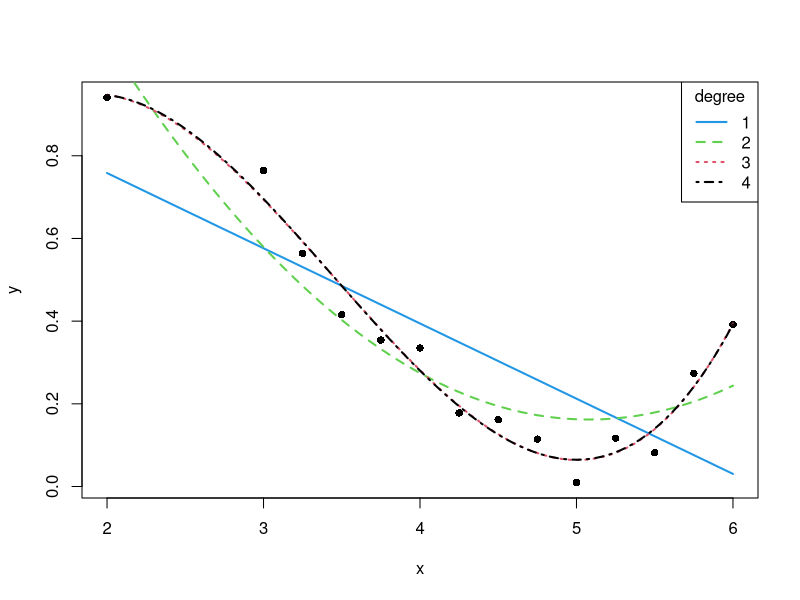
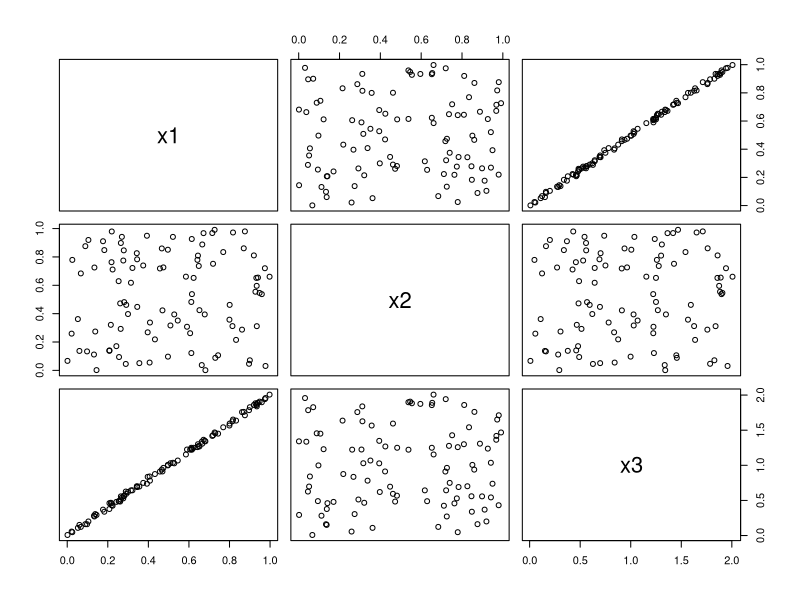

Reproduce these figures in R, in order.
## ---- chunk 1
require(knitr)
pdf_doc <- knitr::is_latex_output()
if (pdf_doc) {opts_chunk$set(echo=FALSE, fig.align="center", out.width="70%")} else {opts_chunk$set(echo=TRUE)}
## ---- chunk 2
# Load and plot data 
poldata <- read.csv("../data/poldata.csv")
plot(y ~ x, data=poldata, pch=16)
# Fit the four polynomial models
m1 <- lm(y ~ x,                            data=poldata) #Linear model
m2 <- lm(y ~ x + I(x^2),                   data=poldata) #Quadratic model
m3 <- lm(y ~ x + I(x^2) + I(x^3),          data=poldata) #Cubic model
m4 <- lm(y ~ x + I(x^2) + I(x^3) + I(x^4), data=poldata) #Quartic model

# Vector of x values at which to compute  predicted y value
ax <- seq(from=2, to=6, length=101)
# Assign fitted models to a list
mlist <- list(m1, m2, m3, m4)
# Loop over list of models
for (i in seq_along(mlist)) {
    # Compute fitted values
    p <- predict(mlist[[i]], newdata=list(x=ax))
    # Plot smooth line through fitted values
    lines(ax, p, col=5-i, lwd=2, lty=i)
}
# Add a legend
legend("topright", lwd=2, col=4:1, legend=1:4, lty=1:4, title="degree")
## ---- chunk 3
summary(m4)
print(paste0("The error variance is ", round(summary(m4)$sigma^2, 4)))
## ---- chunk 4
anova(m4)
## ---- chunk 5
t_obs <- summary(m3)$coefficients[4, 1] / summary(m3)$coefficients[4, 2]
print(paste0("The p-value is ", 2*(1-pt(q=t_obs, df=10))))
summary(m3)
## ---- chunk 6
# Producing realisations from the explanatory variables
set.seed(8)
x1 <- runif(100)
x2 <- runif(100)
x3 <- 2 * x1 + rnorm(100,0,0.02)
# Sampling response observations
y  <- 1 + x1 + x2 + x3 + rnorm(100,0,0.5)
## ---- chunk 7
pairs(x1 ~ x2 + x3)
## ---- chunk 8
m2 <- lm(y ~ x1 + x2 + x3)
summary(m2)
## ---- chunk 9
m1 <- lm(y ~ x1 + x2)
summary(m1)
## ---- chunk 10
library(car)
round(vif(m2), 2)
